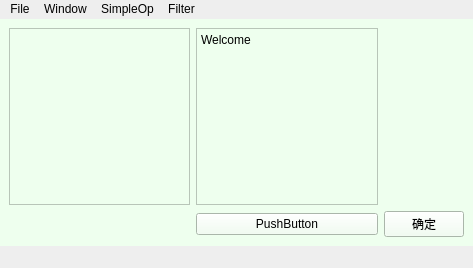
<?xml version="1.0" encoding="UTF-8"?>
<ui version="4.0">
 <class>MainWindow</class>
 <widget class="QMainWindow" name="MainWindow">
  <property name="geometry">
   <rect>
    <x>0</x>
    <y>0</y>
    <width>473</width>
    <height>268</height>
   </rect>
  </property>
  <property name="windowTitle">
   <string>MainWindow</string>
  </property>
  <property name="styleSheet">
   <string notr="true">background-color:#efe</string>
  </property>
  <widget class="QWidget" name="centralwidget">
   <layout class="QGridLayout" name="gridLayout">
    <item row="0" column="5">
     <widget class="QTableView" name="tableView"/>
    </item>
    <item row="0" column="6">
     <widget class="QTextBrowser" name="textBrowser">
      <property name="html">
       <string>&lt;!DOCTYPE HTML PUBLIC &quot;-//W3C//DTD HTML 4.0//EN&quot; &quot;http://www.w3.org/TR/REC-html40/strict.dtd&quot;&gt;
&lt;html&gt;&lt;head&gt;&lt;meta name=&quot;qrichtext&quot; content=&quot;1&quot; /&gt;&lt;style type=&quot;text/css&quot;&gt;
p, li { white-space: pre-wrap; }
&lt;/style&gt;&lt;/head&gt;&lt;body style=&quot; font-family:'SimSun'; font-size:9pt; font-weight:400; font-style:normal;&quot;&gt;
&lt;p style=&quot; margin-top:0px; margin-bottom:0px; margin-left:0px; margin-right:0px; -qt-block-indent:0; text-indent:0px;&quot;&gt;Welcome&lt;/p&gt;&lt;/body&gt;&lt;/html&gt;</string>
      </property>
     </widget>
    </item>
    <item row="1" column="7">
     <widget class="QPushButton" name="pushButton">
      <property name="text">
       <string>确定</string>
      </property>
     </widget>
    </item>
    <item row="0" column="7">
     <layout class="QVBoxLayout" name="verticalLayout">
      <property name="spacing">
       <number>4</number>
      </property>
     </layout>
    </item>
    <item row="1" column="6">
     <widget class="QPushButton" name="pushButton_2">
      <property name="text">
       <string>PushButton</string>
      </property>
     </widget>
    </item>
   </layout>
  </widget>
  <widget class="QStatusBar" name="statusbar">
   <property name="styleSheet">
    <string notr="true">background:#eee</string>
   </property>
  </widget>
  <widget class="QMenuBar" name="menubar">
   <property name="geometry">
    <rect>
     <x>0</x>
     <y>0</y>
     <width>473</width>
     <height>18</height>
    </rect>
   </property>
   <property name="styleSheet">
    <string notr="true">background-color:#eee</string>
   </property>
   <widget class="QMenu" name="menuFile">
    <property name="styleSheet">
     <string notr="true">color:red</string>
    </property>
    <property name="title">
     <string>File</string>
    </property>
    <addaction name="actionimport"/>
   </widget>
   <widget class="QMenu" name="menuWindow">
    <property name="styleSheet">
     <string notr="true">color:blue</string>
    </property>
    <property name="title">
     <string>Window</string>
    </property>
    <addaction name="actions"/>
    <addaction name="actionM"/>
    <addaction name="actionL"/>
    <addaction name="actionFull_Screen"/>
    <addaction name="actionNormal"/>
   </widget>
   <widget class="QMenu" name="menu">
    <property name="title">
     <string>SimpleOp</string>
    </property>
    <addaction name="actiongetSUM"/>
    <addaction name="actionget"/>
    <addaction name="actionaddRationButton"/>
   </widget>
   <widget class="QMenu" name="menuFilter">
    <property name="title">
     <string>Filter</string>
    </property>
    <addaction name="actiongetDatabyInstitutionCode"/>
    <addaction name="actiongetDateList"/>
    <addaction name="actiongetIndex"/>
    <addaction name="actiongetDataByDate"/>
    <addaction name="actionCompareInstitution"/>
    <addaction name="actioncompareInnerStorage"/>
   </widget>
   <addaction name="menuFile"/>
   <addaction name="menuWindow"/>
   <addaction name="menu"/>
   <addaction name="menuFilter"/>
  </widget>
  <action name="action1">
   <property name="text">
    <string>1</string>
   </property>
  </action>
  <action name="actionimport">
   <property name="text">
    <string>import</string>
   </property>
  </action>
  <action name="actions">
   <property name="text">
    <string>S</string>
   </property>
  </action>
  <action name="actionM">
   <property name="text">
    <string>M</string>
   </property>
  </action>
  <action name="actionL">
   <property name="text">
    <string>L</string>
   </property>
  </action>
  <action name="actiongetSUM">
   <property name="text">
    <string>getSum</string>
   </property>
  </action>
  <action name="actionget">
   <property name="text">
    <string>drawTendency</string>
   </property>
  </action>
  <action name="actionaddRationButton">
   <property name="text">
    <string>addRationButton</string>
   </property>
  </action>
  <action name="actionFull_Screen">
   <property name="text">
    <string>Full_Screen</string>
   </property>
  </action>
  <action name="actionNormal">
   <property name="text">
    <string>Normal</string>
   </property>
  </action>
  <action name="actiongetDatabyInstitutionCode">
   <property name="text">
    <string>getDataByInstitutionCode</string>
   </property>
  </action>
  <action name="actiongetDateList">
   <property name="text">
    <string>getDateList</string>
   </property>
  </action>
  <action name="actiongetIndex">
   <property name="text">
    <string>getIndex</string>
   </property>
  </action>
  <action name="actiongetDataByDate">
   <property name="text">
    <string>getDataByDate</string>
   </property>
  </action>
  <action name="actionCompareInstitution">
   <property name="text">
    <string>compareInstitution</string>
   </property>
  </action>
  <action name="actioncompareInnerStorage">
   <property name="text">
    <string>compareInnerStorage</string>
   </property>
  </action>
 </widget>
 <resources/>
 <connections/>
</ui>
